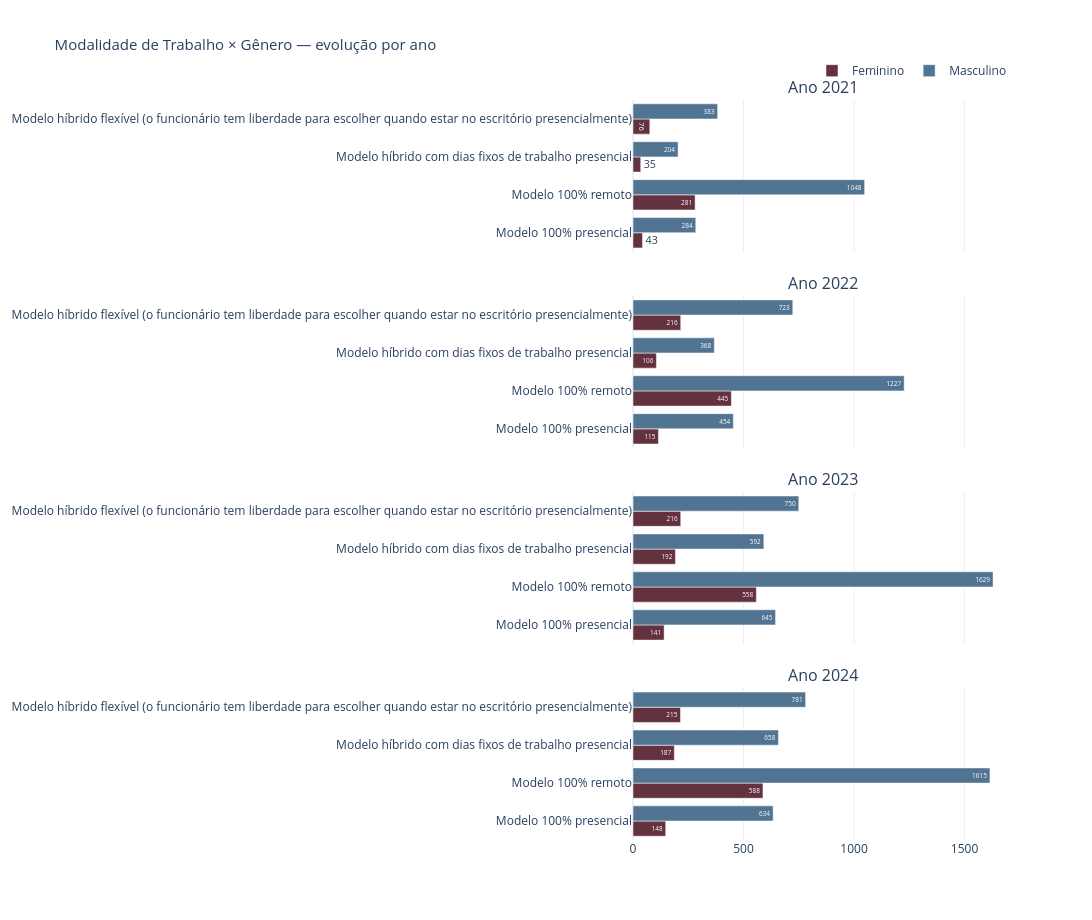

Notebook cell for this chart:
### Markdown cell above
### G6 — Modalidade de Trabalho × Gênero

Analisa se há diferença entre homens e mulheres no modelo de trabalho (presencial, híbrido, remoto).

### Code cell
df_modal = df.dropna(subset=['modalidade'])
df_contagem = df_modal.groupby(['modalidade', 'ano_pesquisa', 'genero']).size().reset_index(name='n')
modalidades = sorted(df_contagem['modalidade'].unique())

fig = make_subplots(
    rows=len(ANOS), cols=1, subplot_titles=[f'Ano {a}' for a in ANOS],
    shared_xaxes=True, vertical_spacing=0.06
)
for i, ano in enumerate(ANOS, 1):
    df_ano = df_contagem[df_contagem['ano_pesquisa'] == ano]
    for genero in ['Feminino', 'Masculino']:
        df_g = df_ano[df_ano['genero'] == genero]
        x_vals = [
            int(df_g[df_g['modalidade'] == m]['n'].values[0])
            if not df_g[df_g['modalidade'] == m].empty else 0
            for m in modalidades
        ]
        fig.add_trace(go.Bar(
            y=modalidades, x=x_vals, name=genero, orientation='h',
            marker_color=CORES_GENERO[genero], text=x_vals, textposition='auto',
        ), row=i, col=1)

fig = legenda_unica(fig)
fig = layout_padrao(fig, 'Modalidade de Trabalho × Gênero — evolução por ano',
                    height=max(900, len(ANOS) * 230), width=1200, barmode='group')
fig.show()

### Figure 1 — Plotly figure (JSON) as saved in the notebook; plotly's stock layout.template omitted (floating-point values rounded to 4 significant figures)
{"data": [{"marker": {"color": "#64313E"}, "name": "Feminino", "orientation": "h", "showlegend": true, "text": ["43", "281", "35", "76"], "textposition": "auto", "type": "bar", "x": [43, 281, 35, 76], "xaxis": "x", "y": ["Modelo 100% presencial", "Modelo 100% remoto", "Modelo híbrido com dias fixos de trabalho presencial", "Modelo híbrido flexível (o funcionário tem liberdade para escolher quando estar no escritório presencialmente)"], "yaxis": "y"}, {"marker": {"color": "#517493"}, "name": "Masculino", "orientation": "h", "showlegend": true, "text": ["284", "1048", "204", "383"], "textposition": "auto", "type": "bar", "x": [284, 1048, 204, 383], "xaxis": "x", "y": ["Modelo 100% presencial", "Modelo 100% remoto", "Modelo híbrido com dias fixos de trabalho presencial", "Modelo híbrido flexível (o funcionário tem liberdade para escolher quando estar no escritório presencialmente)"], "yaxis": "y"}, {"marker": {"color": "#64313E"}, "name": "Feminino", "orientation": "h", "showlegend": false, "text": ["115", "445", "106", "216"], "textposition": "auto", "type": "bar", "x": [115, 445, 106, 216], "xaxis": "x2", "y": ["Modelo 100% presencial", "Modelo 100% remoto", "Modelo híbrido com dias fixos de trabalho presencial", "Modelo híbrido flexível (o funcionário tem liberdade para escolher quando estar no escritório presencialmente)"], "yaxis": "y2"}, {"marker": {"color": "#517493"}, "name": "Masculino", "orientation": "h", "showlegend": false, "text": ["454", "1227", "368", "723"], "textposition": "auto", "type": "bar", "x": [454, 1227, 368, 723], "xaxis": "x2", "y": ["Modelo 100% presencial", "Modelo 100% remoto", "Modelo híbrido com dias fixos de trabalho presencial", "Modelo híbrido flexível (o funcionário tem liberdade para escolher quando estar no escritório presencialmente)"], "yaxis": "y2"}, {"marker": {"color": "#64313E"}, "name": "Feminino", "orientation": "h", "showlegend": false, "text": ["141", "558", "192", "216"], "textposition": "auto", "type": "bar", "x": [141, 558, 192, 216], "xaxis": "x3", "y": ["Modelo 100% presencial", "Modelo 100% remoto", "Modelo híbrido com dias fixos de trabalho presencial", "Modelo híbrido flexível (o funcionário tem liberdade para escolher quando estar no escritório presencialmente)"], "yaxis": "y3"}, {"marker": {"color": "#517493"}, "name": "Masculino", "orientation": "h", "showlegend": false, "text": ["645", "1629", "592", "750"], "textposition": "auto", "type": "bar", "x": [645, 1629, 592, 750], "xaxis": "x3", "y": ["Modelo 100% presencial", "Modelo 100% remoto", "Modelo híbrido com dias fixos de trabalho presencial", "Modelo híbrido flexível (o funcionário tem liberdade para escolher quando estar no escritório presencialmente)"], "yaxis": "y3"}, {"marker": {"color": "#64313E"}, "name": "Feminino", "orientation": "h", "showlegend": false, "text": ["148", "588", "187", "215"], "textposition": "auto", "type": "bar", "x": [148, 588, 187, 215], "xaxis": "x4", "y": ["Modelo 100% presencial", "Modelo 100% remoto", "Modelo híbrido com dias fixos de trabalho presencial", "Modelo híbrido flexível (o funcionário tem liberdade para escolher quando estar no escritório presencialmente)"], "yaxis": "y4"}, {"marker": {"color": "#517493"}, "name": "Masculino", "orientation": "h", "showlegend": false, "text": ["634", "1615", "658", "781"], "textposition": "auto", "type": "bar", "x": [634, 1615, 658, 781], "xaxis": "x4", "y": ["Modelo 100% presencial", "Modelo 100% remoto", "Modelo híbrido com dias fixos de trabalho presencial", "Modelo híbrido flexível (o funcionário tem liberdade para escolher quando estar no escritório presencialmente)"], "yaxis": "y4"}], "layout": {"annotations": [{"font": {"size": 16}, "showarrow": false, "text": "Ano 2021", "x": 0.5, "xanchor": "center", "xref": "paper", "y": 1, "yanchor": "bottom", "yref": "paper"}, {"font": {"size": 16}, "showarrow": false, "text": "Ano 2022", "x": 0.5, "xanchor": "center", "xref": "paper", "y": 0.735, "yanchor": "bottom", "yref": "paper"}, {"font": {"size": 16}, "showarrow": false, "text": "Ano 2023", "x": 0.5, "xanchor": "center", "xref": "paper", "y": 0.47, "yanchor": "bottom", "yref": "paper"}, {"font": {"size": 16}, "showarrow": false, "text": "Ano 2024", "x": 0.5, "xanchor": "center", "xref": "paper", "y": 0.205, "yanchor": "bottom", "yref": "paper"}], "barmode": "group", "height": 920, "legend": {"orientation": "h", "x": 1, "xanchor": "right", "y": 1.02, "yanchor": "bottom"}, "title": {"font": {"size": 15}, "text": "Modalidade de Trabalho × Gênero — evolução por ano"}, "width": 1200, "xaxis": {"anchor": "y", "domain": [0, 1], "matches": "x4", "showticklabels": false}, "xaxis2": {"anchor": "y2", "domain": [0, 1], "matches": "x4", "showticklabels": false}, "xaxis3": {"anchor": "y3", "domain": [0, 1], "matches": "x4", "showticklabels": false}, "xaxis4": {"anchor": "y4", "domain": [0, 1]}, "yaxis": {"anchor": "x", "domain": [0.795, 1]}, "yaxis2": {"anchor": "x2", "domain": [0.53, 0.735]}, "yaxis3": {"anchor": "x3", "domain": [0.265, 0.47]}, "yaxis4": {"anchor": "x4", "domain": [0, 0.205]}}}
